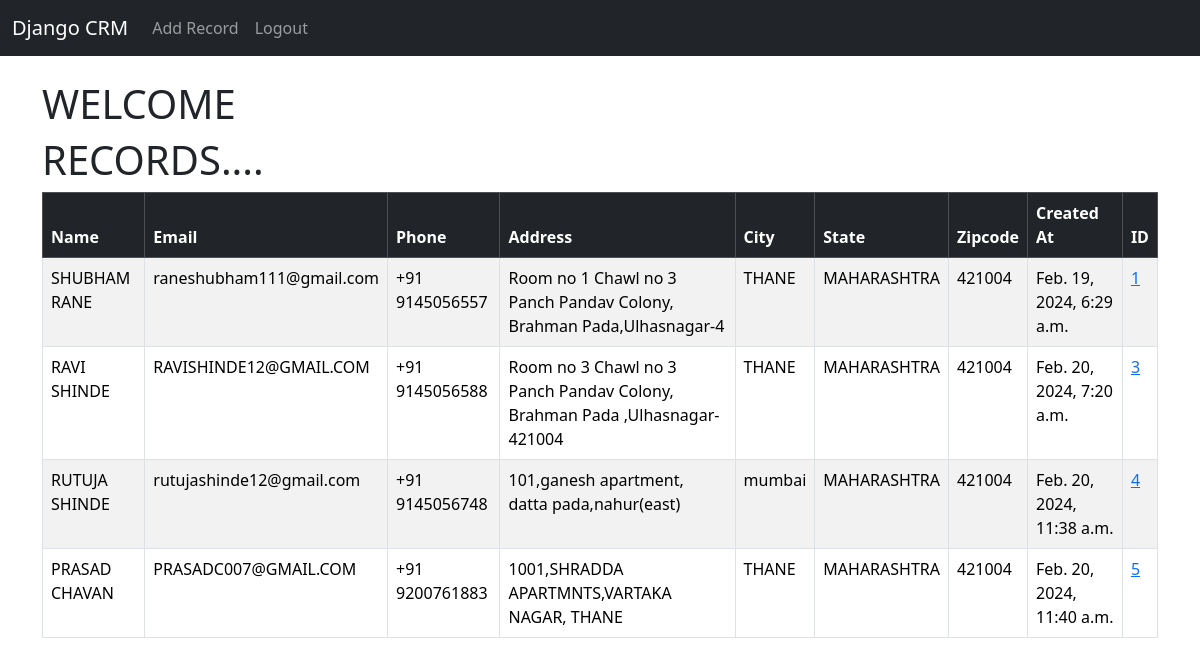
The app's page / (signed in) with its own data.
### website/models.py (models this page shows, shortened)
class Record(models.Model):
    created_at = models.DateTimeField(auto_now_add=True)
    first_name = models.CharField(max_length=50)
    last_name = models.CharField(max_length=50)
    email = models.CharField(max_length=100)
    phone =  models.CharField(max_length=15)
    address = models.CharField(max_length=100)
    city = models.CharField(max_length=50)
    state =models.CharField(max_length=50)
    zipcode = models.CharField(max_length=20)

### website/views.py (the view)
# urls.py: 2. Add a URL to urlpatterns:  path('', views.home, name='home')
def home(request):
    records = Record.objects.all()
    if request.method == "POST":
        username=request.POST['username']
        password=request.POST['password']
        user =authenticate(request,username=username,password=password)
        if user is not None:
            login(request,user)
            messages.success(request,"You Have Been Logged In!")
            return redirect('home')
        else:
            messages.success(request," There Was An Error Logging In, PLease Try Again... ")
            return redirect('home')
    else:
        return render(request,'home.html',{'records':records})

### website/templates/home.html (shortened to what this page needs)
{% extends "base.html" %}
{% block content %}
    {% if user.is_authenticated %}
    <h1> WELCOME {{USER.Name}}</h1>
    <h1>RECORDS....</h1>
    <table class="table table-striped table-hover table-bordered">
      <thead class="table-dark">
        <tr>
          <th scope="col">Name</th>
          <th scope="col">Email</th>
          <th scope="col">Phone</th>
          <th scope="col">Address</th>
          <th scope="col">City</th>
          <th scope="col">State</th>
          <th scope="col">Zipcode</th>
          <th scope="col">Created At</th>
          <th scope="col">ID</th>
        </tr>
      </thead>
      <tbody>
    {% if records %}
      {% for record in records %}
        <tr>
          <td>{{ record.first_name }} {{ record.last_name }}</td>
          <td>{{ record.email }}</td>
          <td>{{ record.phone }}</td>
          <td>{{ record.address }}</td>
          <td>{{ record.city }}</td>
          <td>{{ record.state }}</td>
          <td>{{ record.zipcode }}</td>
          <td>{{ record.created_at }}</td>
          <td><a href="{% url 'record' record.id %}">{{ record.id }}</a></td>         </tr>
      {% endfor %}
    {% endif %}
        </tbody>
      </table>
  {% endif %}
{% endblock %}

### website/templates/base.html (shortened to what this page needs)
<!doctype html>
<html lang="en">
  <head>
    <link href="https://cdn.jsdelivr.net/npm/bootstrap@5.3.2/dist/css/bootstrap.min.css" rel="stylesheet">
  </head>
  <body>
    {% include  'navbar.html'%}
    <div class="container">
      <br>
      {% block content %}
      {% endblock %}
      </div>
  </body>
</html>

### website/templates/navbar.html (shortened to what this page needs)
<nav class="navbar navbar-expand-lg navbar-dark bg-dark">
  <div class="container-fluid">
    <a class="navbar-brand" href="{% url 'home' %}">Django CRM</a>
    <div class="collapse navbar-collapse" id="navbarSupportedContent">
      <ul class="navbar-nav me-auto mb-2 mb-lg-0">
        {% if user.is_authenticated %}
        <li class="nav-item">
          <a class="nav-link" href="{% url 'add_record' %}">Add Record</a>
        </li>
        <li class="nav-item">
          <a class="nav-link" href="{% url 'logout' %}">Logout</a>
        </li>
        {% endif %}
      </ul>
    </div>
  </div>
</nav>

### records on screen
Record: first_name "SHUBHAM", last_name "RANE", email "raneshubham111@gmail.com", phone "+91 9145056557", address "Room no 1 Chawl no 3 Panch Pandav Colony, Brahman Pada,Ulhasnagar-4", city "THANE", state "MAHARASHTRA", zipcode "421004", created_at "Feb. 19, 2024, 6:29 a.m.", id "1"
Record: first_name "RAVI", last_name "SHINDE", email "RAVISHINDE12@GMAIL.COM", phone "+91 9145056588", address "Room no 3 Chawl no 3 Panch Pandav Colony, Brahman Pada ,Ulhasnagar-421004", city "THANE", state "MAHARASHTRA", zipcode "421004", created_at "Feb. 20, 2024, 7:20 a.m.", id "3"
Record: first_name "RUTUJA", last_name "SHINDE", email "rutujashinde12@gmail.com", phone "+91 9145056748", address "101,ganesh apartment, datta pada,nahur(east)", city "mumbai", state "MAHARASHTRA", zipcode "421004", created_at "Feb. 20, 2024, 11:38 a.m.", id "4"
Record: first_name "PRASAD", last_name "CHAVAN", email "PRASADC007@GMAIL.COM", phone "+91 9200761883", address "1001,SHRADDA APARTMNTS,VARTAKA NAGAR, THANE", city "THANE", state "MAHARASHTRA", zipcode "421004", created_at "Feb. 20, 2024, 11:40 a.m.", id "5"
